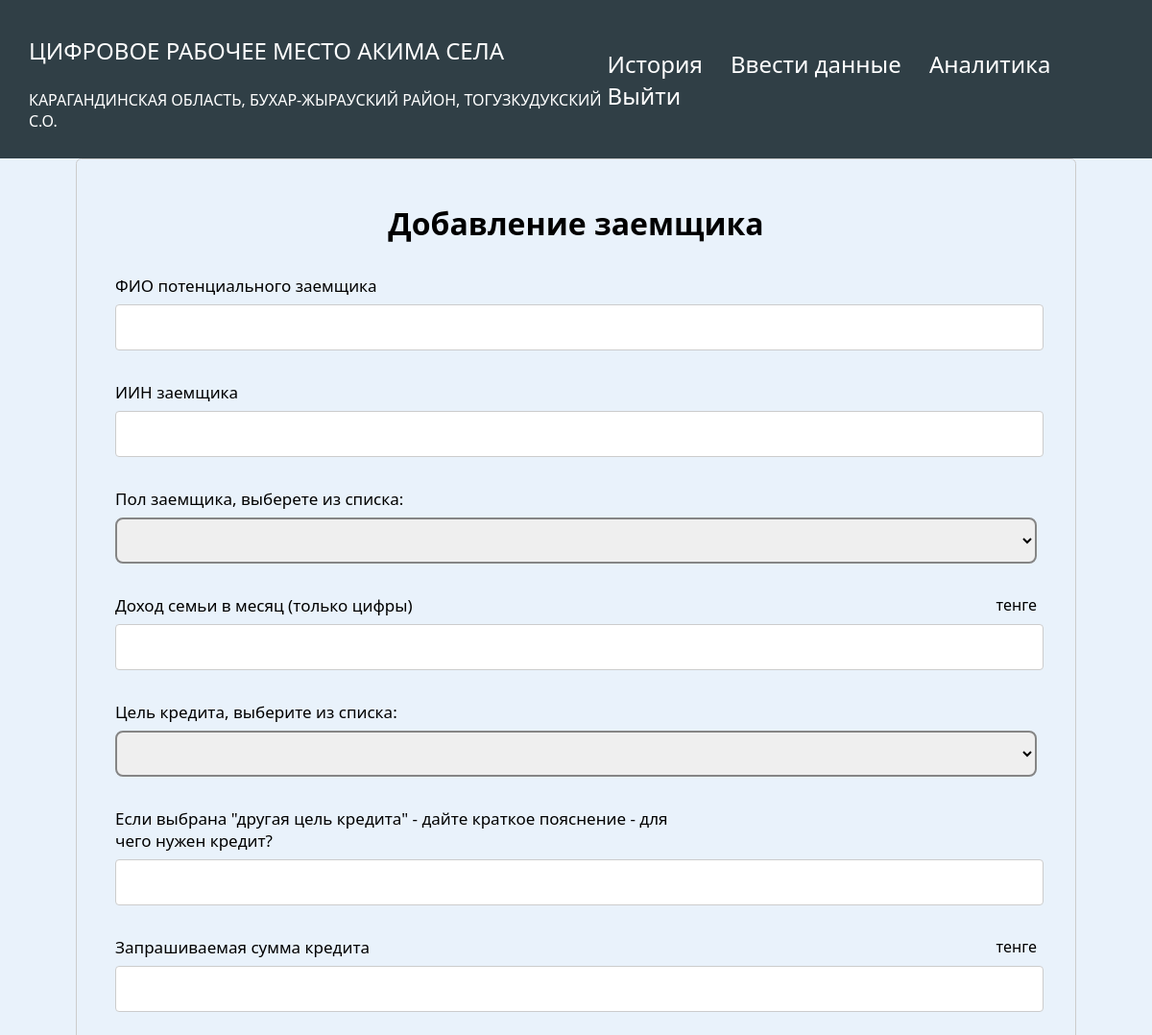
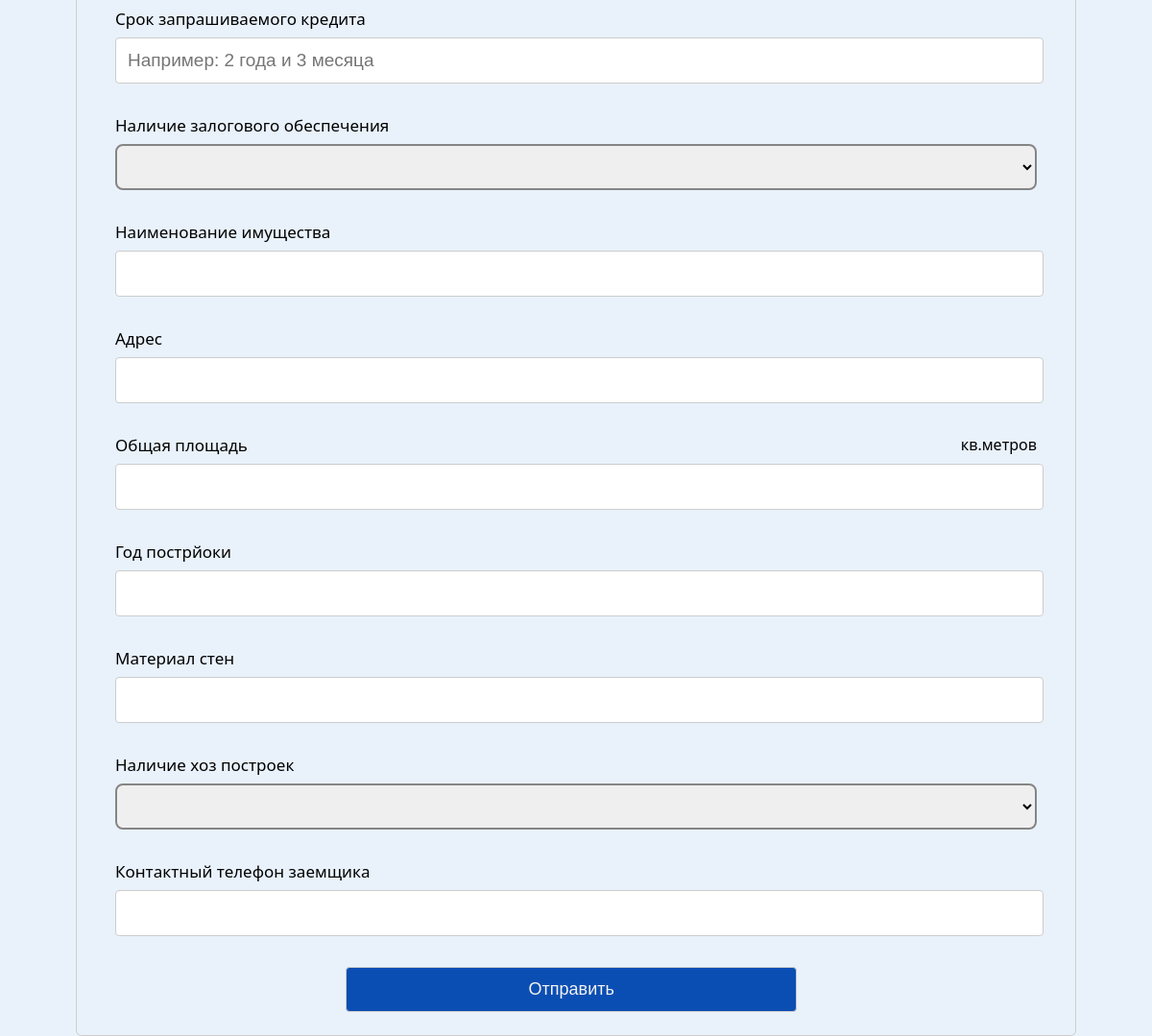
Page /add-creditors (signed in) on the committed database (2 pictures, top to bottom).
### app/models.py (models this page shows, shortened)
class User(db.Model, UserMixin):
   id = db.Column(db.Integer, primary_key = True)
   login = db.Column(db.String(250), unique=True)
   kato_2 = db.Column(db.String(1024))
   kato_2_name = db.Column(db.String(1024))
   kato_4 = db.Column(db.String(1024))
   kato_4_name = db.Column(db.String(1024))
   kato_6 = db.Column(db.String(1024), unique=True)
   kato_6_name = db.Column(db.String(1024))
   password = db.Column(db.String(250))
   is_district = db.Column(db.Boolean)
   is_obl = db.Column(db.Boolean)

### app/routes.py (the view, shortened to what this page needs)
@app.route('/add-creditors', methods=['POST', 'GET'])
@login_required
def add_creditors():
    form = CreditorForm()
    if request.method == 'GET':
        return render_template('creditors.html', form=form, user=current_user, measurement_units=measurement_units)
    return render_template('creditors.html', form=form, user=current_user, measurement_units=measurement_units)

### app/routes.py (called while the page is built)
@login_manager.user_loader
def load_user(user_id):
    return User.query.get(int(user_id))

### app/templates/creditors.html (shortened to what this page needs)
{% extends "base.html" %} {% block title %}Форма заполнения кредиторов{% endblock %}
{% block content %}
<link rel="stylesheet" href="{{ url_for('static', filename='creditors.css') }}" />
<body>
  <form action="#" class="form" method="POST">
    <h1 class="text-center">Добавление заемщика</h1>
    <div class="input-group">
      <div class="label">
        {{ form.FIO.label }}
      </div>
      {{ form.FIO }}
    </div>
    <div class="input-group">
      <div class="label">
        {{ form.IIN.label }}
      </div>
      {{ form.IIN }}
    </div>
    <div class="input-group">
      <div class="label">
        {{ form.gender.label }}
      </div>
      {{ form.gender }}
    </div>
    <div class="input-group">
      <div class="label">
        {{ form.family_income_month.label }}
        {{ measurement_units['tenge'] }}
      </div>
      {{ form.family_income_month }}
    </div>
    <div class="input-group">
      <div class="label">
        {{ form.credit_goal.label }}
      </div>
      {{ form.credit_goal }}
    </div>
    <div class="input-group">
      <div class="label">
        {{ form.credit_other_goal.label }}
      </div>
      {{ form.credit_other_goal }}
    </div>
    <div class="input-group">
      <div class="label">
        {{ form.credit_amount.label }}
        {{ measurement_units['tenge'] }}
      </div>
      {{ form.credit_amount }}
    </div>
    <div class="input-group">
      <div class="label">
        {{ form.credit_period.label }}
      </div>
      {{ form.credit_period(placeholder='Например: 2 года и 3 месяца') }}
    </div>
    <div class="input-group">
      <div class="label">
        {{ form.zalog_avaliability.label }}
      </div>
      {{ form.zalog_avaliability }}
    </div>
    <div class="input-group">
      <div class="label">
        {{ form.zalog_name.label }}
      </div>
      {{ form.zalog_name }}
    </div>
    <div class="input-group">
      <div class="label">
        {{ form.zalog_address.label }}
      </div>
      {{ form.zalog_address }}
    </div>
    <div class="input-group">
      <div class="label">
        {{ form.zalog_square.label }}
        {{ measurement_units['square'] }}
      </div>
      {{ form.zalog_square }}
    </div>
    <div class="input-group">
      <div class="label">
        {{ form.zalog_creation_year.label }}
      </div>
      {{ form.zalog_creation_year }}
    </div>
    <div class="input-group">
      <div class="label">
        {{ form.zalog_wall_material.label }}
      </div>
      {{ form.zalog_wall_material }}
    </div>
    <div class="input-group">
      <div class="label">
        {{ form.zalog_hoz_buildings.label }}
      </div>
      {{ form.zalog_hoz_buildings }}
    </div>
    <div class="input-group">
      <div class="label">
        {{ form.creditor_phone.label }}
      </div>
      {{ form.creditor_phone }}
    </div>
    <div class="btns-group">
      {{ form.submit(class="btn") }}
    </div>
  </form>
</body>
{% endblock %}

### app/templates/base.html (shortened to what this page needs)
<!DOCTYPE html>
<html lang="ru">
<head>
  <link rel="stylesheet" href="{{ url_for('static', filename='base.css') }}">
</head>
<div class="content">
  <nav class="head">
    <div class="logo_block">
    {% if user.is_authenticated %}
        {% if user.is_obl %}
        <div>
          <p class="logo_text">Цифровое Рабочее место Акима области</p>
         <p class="logo_text_under">{{ user.kato_2_name }}</p>
        </div>
        {% elif user.is_district %}
            <div>
                <p class="logo_text">Цифровое Рабочее место Акима района</p>
               <p class="logo_text_under">{{ user.kato_4_name }}</p>
            </div>
       {% else %}
            <div>
                <p class="logo_text">Цифровое Рабочее место Акима села</p>
                <p class="logo_text_under">{{ user.kato_2_name }}, {{ user.kato_4_name }}, {{ user.kato_6_name }}</p>
            </div>
       {% endif %}
       {% else %}
       <img src="../static/img/logo2.svg" class="logo" alt="МСХ" />
       <div>
        <p class="logo_text">Цифровое Рабочее место Акима села</p>
      </div>
    {% endif %}
    </div>
    <div>
      {% if user.is_authenticated %}
      {% if user.is_district %}
      <a class="nav_link" id="portfolio" href="{{ url_for('region_akim') }}">Анкеты</a>
      {% else %}
      {% if not user.is_obl %}
      <a class="nav_link" id="portfolio" href="{{ url_for('account') }}">История</a>
      <a class="nav_link" id="portfolio" href="{{ url_for('edit_form') }}">Ввести данные</a>
      {% endif %}
      {% endif %}
      <a class="nav_link" id="portfolio" href="{{ url_for('dashboard_soc1') }}">Аналитика</a>
      <a class="nav_link" id="logout" href="{{ url_for('logout') }}">Выйти</a>
      {% else %}
      <a class="nav_link" id="login" href="{{ url_for('login') }}">Войти</a>
      {% endif %}
    </div>
  </nav>
  <div class="container">{% block content %} {% endblock %}</div>
</div>
</html>

### app/static/base.css (style rules this page uses)
body { margin: 0; background-color: rgba(215, 231, 248, 0.53); font-family: Montserrat, "Segoe UI", Tahoma, Geneva, Verdana, sans-serif; }
.content { width: 100%; }
.head { display: flex; width: 100%; justify-content: space-between; height: fit-content; align-items: center; background-color: #303F46; padding-bottom: 12px; padding-top: 12px; }
.logo_block { display: flex; align-items: center; }
.logo_text { font-size: x-large; color: #fff; margin-left: 30px; text-transform: uppercase; }
.logo_text_under { font-size: medium; color: #fff; margin-left: 30px; text-transform: uppercase; }
.nav_link { font-size: x-large; color: #fff; text-decoration: none; padding-right: 25px; }

### app/static/creditors.css (style rules this page uses)
:root { --primary-color: rgb(11, 78, 179); }
label { display: block; margin-bottom: 0.5rem; width: 60%; }
.label { display: flex; width: 100%; justify-content: space-between; }
input { display: block; font-size: 19px; width: 98%; padding: 0.75rem; border: 1px solid #ccc; border-radius: 0.25rem; }
select { width: 100%; font-size: 19px; padding: 0.25rem; border-radius: 0.5rem; border: #858585 2px solid; height: 3rem; }
label { font-size: 17px; }
.text-center { text-align: center; }
.form { width: 80%; max-width: 1200px; margin: 0 auto; border: 1px solid #ccc; border-radius: 0.35rem; padding: 1.5rem 2.5rem; }
.input-group { margin: 2rem 0; }
.btns-group { display: flex; width: 50%; margin: 0 auto; }
.btn { padding: 0.75rem; font-size: 18px; display: block; text-decoration: none; background-color: var(--primary-color); color: #f3f3f3; text-align: center; border-radius: 0.25rem; cursor: pointer; transition: 0.3s; }

### rows in the picture
User: kato_2_name "КАРАГАНДИНСКАЯ ОБЛАСТЬ", kato_4_name "БУХАР-ЖЫРАУСКИЙ РАЙОН", kato_6_name "ТОГУЗКУДУКСКИЙ С.О."

### other values in the picture
{{ measurement_units['tenge'] }} "тенге"
{{ measurement_units['square'] }} "кв.метров"
